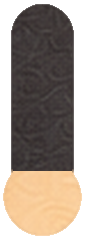
#> input picture reference/this-is-not-a-drill/cast/dawes/front/forearmR.png, 85 x 241 px
$ python defringe.py
#> lines starting #> are read from the running program, lines starting #| are printed output that depends on the picture; after the words box and inside, x2 and y2 are one past the last pixel; in counts of white or black regions, pixels touching at a corner belong together
"""Pull every cast texture's alpha in by 1 px and replace edge colours with the colour just inside, so no cream halo shows in dark scenes."""
import glob, numpy as np, scipy.ndimage as nd
from PIL import Image
def defringe(f, size=3):
#> called with size = 3
    im = Image.open(f).convert('RGBA'); a = np.asarray(im).astype(np.float32)
#> in defringe, im is the input picture: PIL image 85x241 RGBA; mean R, G, B, A 103.8, 88.9, 77.4, 177.5
    al = a[..., 3].copy()
    # cream background crumbs stuck to the edge (hair fuzz, collars): near the edge and the colour of the paper -> drop them
    near = nd.distance_transform_edt(al > 128) < 9
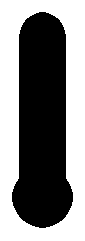
#> near: shape (241, 85) bool; 51% white; 1 black region, box (x1, y1, x2, y2) and area: (12, 12, 73, 228) 10032
    rr, gg, bb = a[..., 0], a[..., 1], a[..., 2]
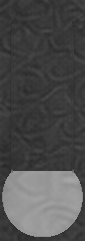
#> bb: shape (241, 85) float32; min 40, max 167, mean 77.4
    crumb = near & (np.abs(rr - 243) < 22) & (np.abs(gg - 236) < 22) & (np.abs(bb - 222) < 26) & (rr - bb > 12)
#> crumb: shape (241, 85) bool; every value is 0
    al[crumb] = 0; al = np.where(nd.binary_opening(al > 128, iterations=1), al, 0).astype(np.float32)
    er = nd.grey_erosion(al, size=(size, size)); solid = (er > 250).astype(np.float32)
#> after `solid = (er > 250).astype(np.float32)`: solid: shape (241, 85) float32; values 0 (black) and 1 (white), 62.3% white; 1 black region, box (x1, y1, x2, y2) and area: (0, 0, 85, 241) 7717
    rgb = a[..., :3]; w = nd.uniform_filter(solid, 5)
#> after `rgb = a[..., :3]`:
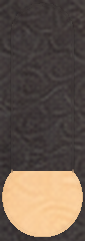
#> rgb: shape (241, 85, 3) float32; mean R, G, B 103.8, 88.9, 77.4
#> after `w = nd.uniform_filter(solid, 5)`:
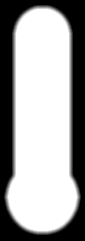
#> w: shape (241, 85) float32; min 0, max 1, mean 0.623
    acc = np.stack([nd.uniform_filter(rgb[..., c] * solid, 5) for c in range(3)], -1)
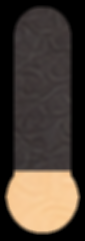
#> acc: shape (241, 85, 3) float32; mean R, G, B 73.6, 62.5, 52.9
    fill = np.where(w[..., None] > 0.02, acc / np.maximum(w[..., None], 1e-3), rgb)
    edge = (al > 0) & (solid < 1)
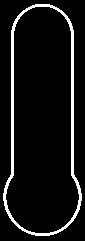
#> edge: shape (241, 85) bool; 7.9% white; 1 white region, box (x1, y1, x2, y2) and area: (3, 4, 82, 236) 1616
    rgb = np.where(edge[..., None], fill, rgb)
    out = np.dstack([np.clip(rgb, 0, 255), er]).astype(np.uint8)
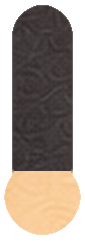
#> out: shape (241, 85, 4); mean R, G, B, A 103.9, 89, 77.4, 169.8; transparent parts drawn white
    if f.endswith('.webp'): Image.fromarray(out).save(f, quality=92)
    else: Image.fromarray(out).save(f)
if __name__ == '__main__':
    import sys
    fs = sys.argv[1:] or glob.glob('/home/claude/lockdown/cast/*/*/*.png') + glob.glob('/home/claude/lockdown/cast/*/cards/*.webp')
    for f in fs: defringe(f, 5 if '/cards/' in f else 3)
    print(len(fs), 'textures defringed')
